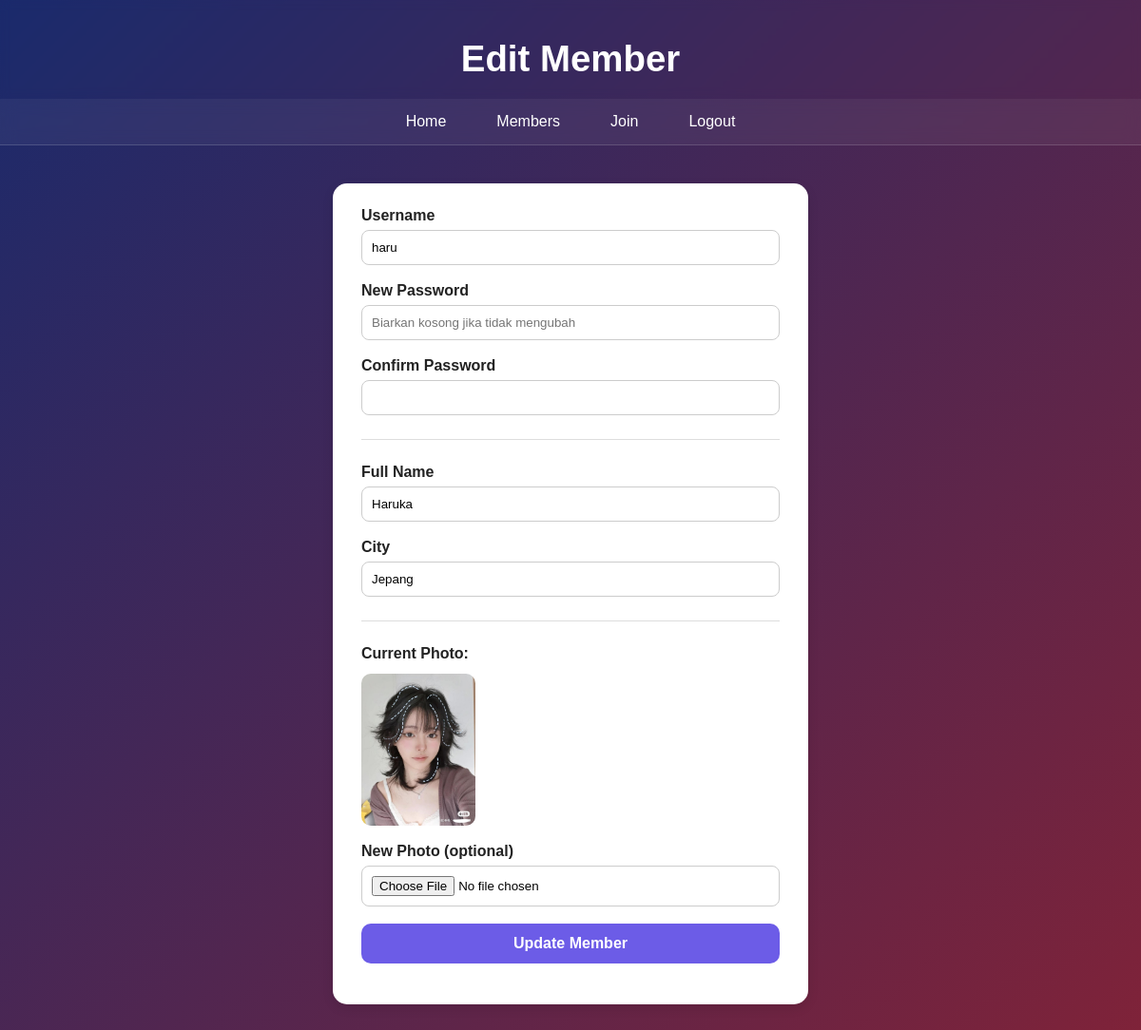
Page /edit.php?id=2 on the committed database.
### tables this page shows
CREATE TABLE `users` (
  `id` int NOT NULL,
  `username` varchar(50) NOT NULL,
  `password` varchar(255) NOT NULL,
  `fullname` varchar(100) NOT NULL,
  `city` varchar(100) NOT NULL,
  `photo` varchar(255) DEFAULT NULL,
  `created_at` timestamp NULL DEFAULT CURRENT_TIMESTAMP
);

### class/Database.php (called while the page is built, shortened)
<?php
class Database {
    public $conn;
    public function connect() {
        try {
            $this->conn = new PDO("mysql:host=" . DB_HOST . ";dbname=" . DB_NAME, DB_USER, DB_PASS);
            $this->conn->setAttribute(PDO::ATTR_ERRMODE, PDO::ERRMODE_EXCEPTION);
        } catch (PDOException $e) {
            echo "Connection failed: " . $e->getMessage();
        }
        return $this->conn;
    }
    public function query($sql, $params = []) {
        $stmt = $this->conn->prepare($sql);
        if ($stmt->execute($params)) {
            return $stmt;
        }
        return false;
    }
}

### class/User.php (called while the page is built, shortened)
<?php
class User {
    protected $photo;
    protected $db;
public function __construct() {
  $this->db = new Database();
}
    public function setById($id) {
        $sql = "SELECT * FROM users WHERE id = :id LIMIT 1";
        $stmt = $this->db->query($sql, ['id' => $id]);
        $row = $stmt->fetch(PDO::FETCH_ASSOC);
        if ($row) {
            $this->username  = $row['username'];
            $this->fullname  = $row['fullname'];
            $this->city      = $row['city'];
            $this->photo     = $row['photo'];
            return true;
        }
        return false;
    }
  public function getPhoto() {
    return $this->photo;
}
}

### edit.php (the view, shortened to what this page needs)
<?php
$id = (int) $_GET['id'];
$userObj = new User();
$found = $userObj->setById($id);
?>
<!DOCTYPE html>
<html lang="en">
<head>
    <link rel="stylesheet" href="css/style.css">
</head>
<body>
<header class="page-header">
    <h1>Edit Member</h1>
</header>
<main class="center-container">
    <div class="card form-card">
        <form action="update.php" method="post" enctype="multipart/form-data" id="form-user">
            <div class="form-row">
                <label for="username">Username</label>
                <input
                    type="text"
                    id="username"
                    name="username"
                    value="<?= htmlspecialchars($userObj->username); ?>"
                    required
                >
            </div>
            <div class="form-row">
                <label for="password">New Password</label>
                <input
                    type="password"
                    id="password"
                    name="password"
                    placeholder="Biarkan kosong jika tidak mengubah"
                >
            </div>
            <div class="form-row">
                <label for="confirm">Confirm Password</label>
                <input type="password" id="confirm" name="confirm">
            </div>
            <hr class="divider">
            <div class="form-row">
                <label for="fullname">Full Name</label>
                <input
                    type="text"
                    id="fullname"
                    name="fullname"
                    value="<?= htmlspecialchars($userObj->fullname); ?>"
                    required
                >
            </div>
            <div class="form-row">
                <label for="city">City</label>
                <input
                    type="text"
                    id="city"
                    name="city"
                    value="<?= htmlspecialchars($userObj->city); ?>"
                    required
                >
            </div>
            <hr class="divider">
            <div class="form-row">
                <label>Current Photo:</label>
                <?php if (!empty($userObj->getPhoto())) : ?>
                    <img src="uploads/<?= $userObj->getPhoto() ?>"
                        style="width:120px; border-radius:10px; margin-top:6px;">
                <?php else: ?>
                    <p style="color:#ddd;">No photo uploaded</p>
                <?php endif; ?>
            </div>
            <div class="form-row">
                <label for="photo">New Photo (optional)</label>
                <input type="file" id="photo" name="photo" accept="image/*">
            </div>
            <div class="form-row">
                <button class="btn-primary" type="submit">Update Member</button>
            </div>
        </form>
    </div>
</main>
</body>
</html>

### css/style.css (style rules this page uses)
* { margin: 0; padding: 0; box-sizing: border-box; font-family: "Poppins", sans-serif; }
body { background: linear-gradient(135deg, #1a2a6c, #b21f1f, #fdbb2d); background-size: 300% 300%; animation: gradientMove 10s ease infinite; color: #fff; min-height: 100vh; }
header { text-align: center; padding: 40px 0 20px; backdrop-filter: blur(5px); }
header h1 { font-size: 2.4rem; animation: fadeIn 0.8s ease; }
main { padding: 40px 20px; }
.form-card { width: 550px; padding: 25px 30px; border-radius: 15px; background: #fff; box-shadow: 0 4px 12px rgba(0,0,0,0.1); color: #000; }
.center-container { width: 100%; display: flex; justify-content: center; }
.form-card { width: 500px; }
.form-row { display: flex; flex-direction: column; margin-bottom: 18px; }
.form-row label { font-weight: 600; margin-bottom: 6px; color: #222; }
.form-row input { padding: 10px; border-radius: 8px; border: 1px solid #ccc; outline: none; transition: 0.2s; background: #fff; color: #000; }
.divider { border: none; height: 1px; background: #ddd; margin: 25px 0; }
.btn-primary { width: 100%; padding: 12px; background: #6c5ce7; color: white; border: none; border-radius: 10px; font-size: 16px; font-weight: 600; cursor: pointer; transition: 0.2s; }

### rows in the picture
users: username "haru", fullname "Haruka", city "Jepang", photo (picture)

### other values in the picture
$title "Home"
$title "Members"
$title "Join"
$title "Logout"
